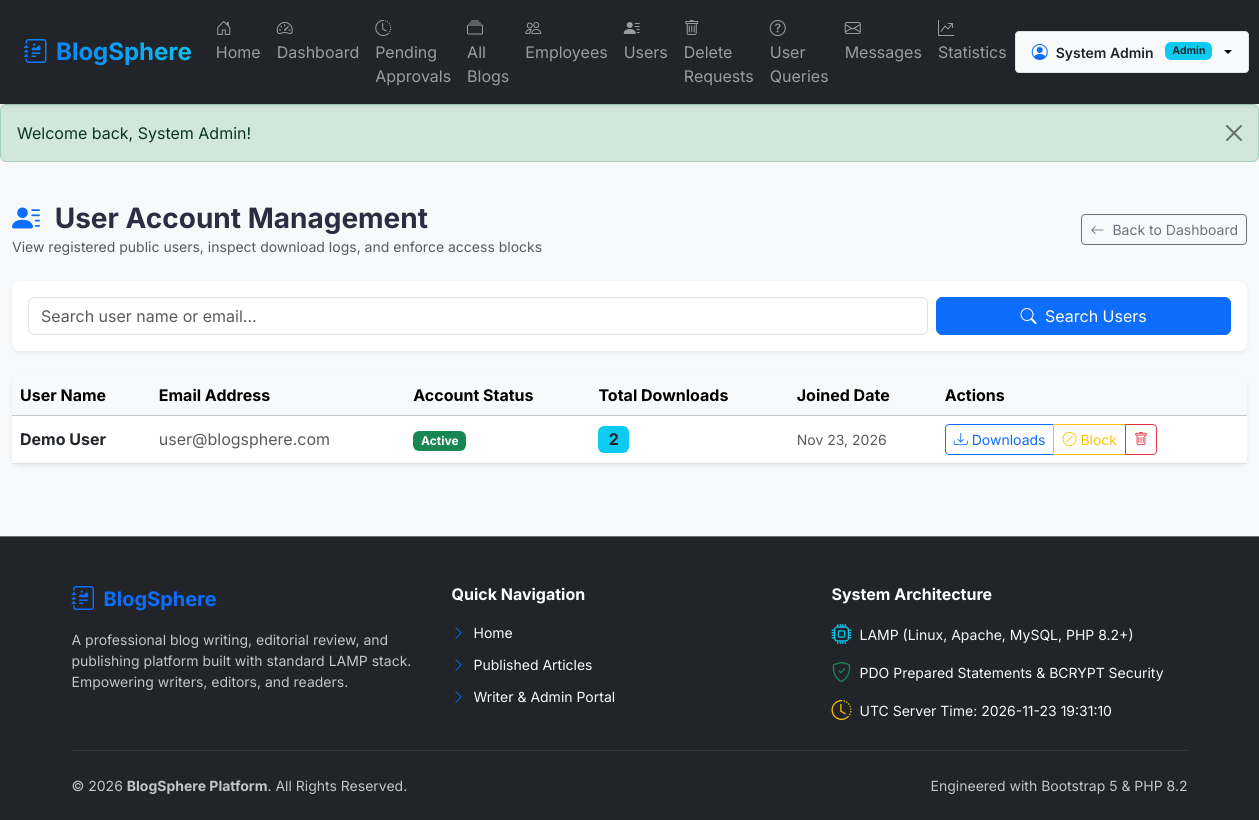
The page /admin/users.php (signed in) on the database its author committed.
### tables this page shows
CREATE TABLE `users` (
  `id` INT AUTO_INCREMENT PRIMARY KEY,
  `username` VARCHAR(100) UNIQUE NOT NULL,
  `name` VARCHAR(100) NOT NULL,
  `email` VARCHAR(150) UNIQUE NOT NULL,
  `password` VARCHAR(255) NOT NULL,
  `role` ENUM('admin','employee','user') NOT NULL DEFAULT 'user',
  `profile_image` VARCHAR(255) DEFAULT NULL,
  `status` ENUM('active','inactive','blocked') DEFAULT 'active',
  `created_at` TIMESTAMP DEFAULT CURRENT_TIMESTAMP
);

### admin/users.php (the view, shortened to what this page needs)
<?php
$pdo = getDBConnection();
$search = sanitizeInput($_GET['search'] ?? '');
$whereClauses = ["u.role = 'user'"];
$params = [];
$whereSql = implode(' AND ', $whereClauses);
$stmt = $pdo->prepare("
    SELECT u.*, COUNT(bd.id) as total_downloads
    FROM users u
    LEFT JOIN blog_downloads bd ON u.id = bd.user_id
    WHERE {$whereSql}
    GROUP BY u.id
    ORDER BY u.created_at DESC
");
$stmt->execute($params);
$usersList = $stmt->fetchAll();
include __DIR__ . '/../includes/header.php';
?>
<div class="container-fluid py-4">
    <div class="d-flex justify-content-between align-items-center mb-4">
        <div>
            <h3 class="fw-bold mb-0"><i class="bi bi-person-lines-fill text-primary me-2"></i> User Account Management</h3>
            <p class="text-muted small mb-0">View registered public users, inspect download logs, and enforce access blocks</p>
        </div>
        <a href="<?= BASE_URL ?>admin/dashboard.php" class="btn btn-outline-secondary btn-sm"><i class="bi bi-arrow-left me-1"></i> Back to Dashboard</a>
    </div>
    <div class="card border-0 shadow-sm mb-4 rounded-3">
        <div class="card-body p-3">
            <form action="<?= BASE_URL ?>admin/users.php" method="GET" class="row g-2">
                <div class="col-md-9">
                    <input type="text" name="search" class="form-control" placeholder="Search user name or email..." value="<?= htmlspecialchars($search) ?>">
                </div>
                <div class="col-md-3 d-grid">
                    <button type="submit" class="btn btn-primary"><i class="bi bi-search me-1"></i> Search Users</button>
                </div>
            </form>
        </div>
    </div>
    <div class="card border-0 shadow-sm rounded-3">
        <div class="table-responsive">
            <table class="table table-hover align-middle mb-0">
                <thead class="table-light">
                    <tr>
                        <th>User Name</th>
                        <th>Email Address</th>
                        <th>Account Status</th>
                        <th>Total Downloads</th>
                        <th>Joined Date</th>
                        <th>Actions</th>
                    </tr>
                </thead>
                <tbody>
                    <?php if (empty($usersList)): ?>
                        <tr>
                            <td colspan="6" class="text-center py-4 text-muted">No registered users found.</td>
                        </tr>
                    <?php else: ?>
                        <?php foreach ($usersList as $u): ?>
                            <tr>
                                <td><strong class="text-dark"><?= htmlspecialchars($u['name']) ?></strong></td>
                                <td><span class="text-muted"><?= htmlspecialchars($u['email']) ?></span></td>
                                <td>
                                    <?php if ($u['status'] === 'active'): ?>
                                        <span class="badge bg-success">Active</span>
                                    <?php elseif ($u['status'] === 'inactive'): ?>
                                        <span class="badge bg-warning text-dark">Inactive</span>
                                    <?php else: ?>
                                        <span class="badge bg-danger">Blocked</span>
                                    <?php endif; ?>
                                </td>
                                <td><span class="badge bg-info text-dark fs-6"><?= (int)$u['total_downloads'] ?></span></td>
                                <td><small class="text-muted"><?= formatDate($u['created_at']) ?></small></td>
                                <td>
                                    <div class="btn-group btn-group-sm">
                                        <a href="<?= BASE_URL ?>admin/users.php?view_downloads=1&id=<?= $u['id'] ?>" class="btn btn-outline-primary" title="View Downloads History"><i class="bi bi-download"></i> Downloads</a>
                                        <?php if ($u['status'] === 'active'): ?>
                                            <a href="<?= BASE_URL ?>admin/users.php?status_change=blocked&id=<?= $u['id'] ?>" class="btn btn-outline-warning" title="Block User"><i class="bi bi-slash-circle"></i> Block</a>
                                        <?php else: ?>
                                            <a href="<?= BASE_URL ?>admin/users.php?status_change=active&id=<?= $u['id'] ?>" class="btn btn-outline-success" title="Activate User"><i class="bi bi-check-circle"></i> Activate</a>
                                        <?php endif; ?>
                                        <a href="<?= BASE_URL ?>admin/users.php?delete_user=1&id=<?= $u['id'] ?>" class="btn btn-outline-danger" onclick="return confirm('Delete this user account?');" title="Delete User"><i class="bi bi-trash"></i></a>
                                    </div>
                                </td>
                            </tr>
                        <?php endforeach; ?>
                    <?php endif; ?>
                </tbody>
            </table>
        </div>
    </div>
</div>
<?php include __DIR__ . '/../includes/footer.php'; ?>

### assets/css/style.css (style rules this page uses)
body { font-family: 'Inter', -apple-system, BlinkMacSystemFont, "Segoe UI", Roboto, sans-serif; color: #2b2d42; background-color: #f8f9fa; }

### includes/header.php (style rules this page uses)
body { font-family: 'Inter', -apple-system, sans-serif; background-color: #f8f9fa; color: #2b2d42; margin: 0; padding: 0; }

### rows shown on the page
users: name "Demo User", email "user@blogsphere.com", status "Active", total_downloads "2", created_at "Nov 23, 2026"

### other values the page prints
$_SESSION['user_name'] "System Admin"
$role "Admin"
$flash['message'] "Welcome back, System Admin!"
